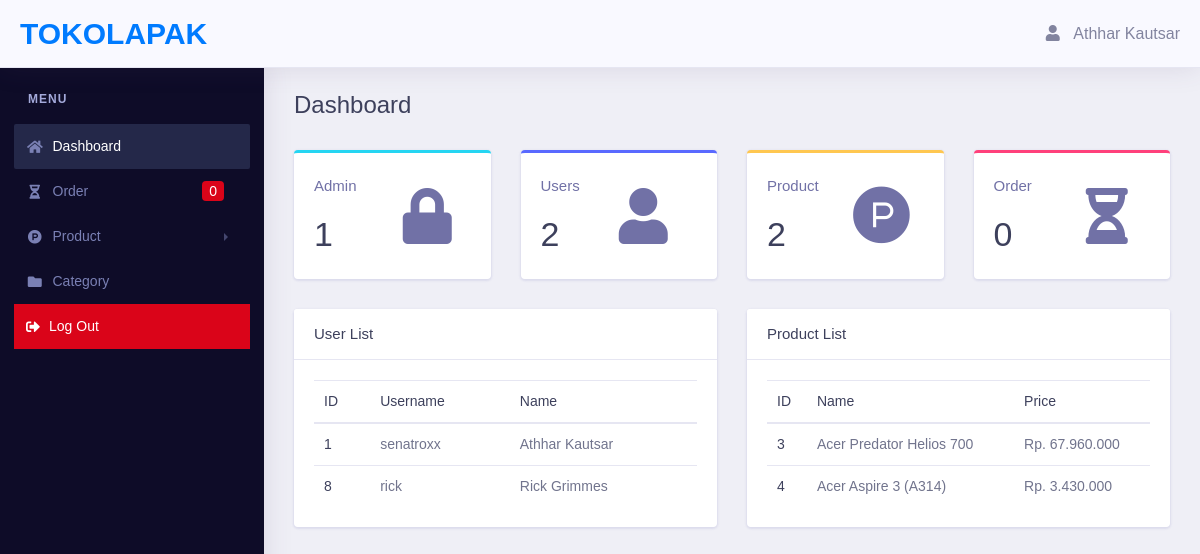
The page /admin/index.php (signed in) on the database its author committed.
### tables this page shows
CREATE TABLE `member` (
  `id` int(11) NOT NULL,
  `nama` varchar(255) NOT NULL,
  `username` varchar(255) NOT NULL,
  `password` varchar(255) NOT NULL,
  `email` varchar(64) NOT NULL,
  `telp` varchar(14) NOT NULL,
  `address` text NOT NULL,
  `profil` text DEFAULT NULL
);

CREATE TABLE `produk` (
  `id` int(11) NOT NULL,
  `poto` text NOT NULL,
  `namaprod` varchar(255) NOT NULL,
  `deskprod` text NOT NULL,
  `hargabrg` bigint(11) NOT NULL,
  `jumlahbrg` int(11) NOT NULL,
  `kategori` int(11) NOT NULL,
  `upload` date NOT NULL
);

### config.php (called while the page is built, shortened)
<?php
class lashopak
{
    function __construct()
    {
        $driver     = "mysql";
        $host       = "localhost";
        $dbname     = "tokolapak";
        $charset    = "utf8mb4";
        $user       = "root";
        $pw         = "";
        $options    = NULL;
        $dsn        = "${driver}:host=${host};dbname=${dbname};charset=${charset}";
        try {
            $this->db = new PDO($dsn, $user, $pw, $options);
        } catch (\PDOExpection $e) {
            throw new \PDOExpection($e->getMassage(), (int)$e->getCode());
        }
    }
    public function getProd()
    {
        $query = "SELECT * FROM produk";
        $stmt = $this->db->prepare($query);
        if ($stmt->execute()) {
            return $stmt;
        }
    }
    public function countAdmin()
    {
        $query = "SELECT * FROM admin";
        $stmt = $this->db->prepare($query);
        if ($stmt->execute()) {
            $count = $stmt->rowCount();
            return $count;
        }
    }
    public function countUser()
    {
        $query = "SELECT * FROM member";
        $stmt = $this->db->prepare($query);
        if ($stmt->execute()) {
            $count = $stmt->rowCount();
            return $count;
        }
    }
    public function countProd()
    {
        $query = "SELECT * FROM produk";
        $stmt = $this->db->prepare($query);
        if ($stmt->execute()) {
            $count = $stmt->rowCount();
            return $count;
        }
    }
    public function countTrans()
    {
        $query = "SELECT * FROM transaksi GROUP BY transCode";
        $stmt = $this->db->prepare($query);
        if ($stmt->execute()) {
            $count = $stmt->rowCount();
            return $count;
        }
    }
    public function showUser()
    {
        $query = "SELECT * FROM member";
        $stmt = $this->db->prepare($query);
        if ($stmt->execute()) {
            return $stmt;
        }
    }
}
?>

### admin/index.php (the view, shortened to what this page needs)
<?php require ('../config.php');
$def = new lashopak();
?>
<!DOCTYPE html>
<html lang="en">
<head>
    <link rel="stylesheet" href="assets/vendor/bootstrap/css/bootstrap.min.css">
    <link rel="stylesheet" href="assets/libs/css/style.css">
    <link rel="stylesheet" href="assets/vendor/fonts/fontawesome/css/fontawesome-all.css">
</head>
<body>
    <div class="dashboard-main-wrapper">
        <div class="dashboard-header">
            <nav class="navbar navbar-expand-lg bg-light fixed-top">
                <a class="navbar-brand" href="index.html">TOKOLAPAK</a>
                <div class="collapse navbar-collapse " id="navbarSupportedContent">
                    <ul class="navbar-nav ml-auto navbar-right-top">
                        <li class="nav-item dropdown nav-user">
                            <a class="nav-link nav-user-img" id="navbarDropdownMenuLink2" data-toggle="dropdown" aria-haspopup="true" aria-expanded="false"><i class="fas fa-user" style="margin-right:10px"></i> <?= $_SESSION['admin']['nama']; ?></a>
                        </li>
                    </ul>
                </div>
            </nav>
        </div>
        <div class="nav-left-sidebar sidebar-dark">
            <div class="menu-list">
                <nav class="navbar navbar-expand-lg navbar-light">
                    <div class="collapse navbar-collapse" id="navbarNav">
                        <ul class="navbar-nav flex-column">
                            <li class="nav-divider">
                                Menu
                            </li>
                            <li class="nav-item">
                                <a class="nav-link active" href="index.php" aria-expanded="false"><i class="fa fa-fw fa-home"></i>Dashboard</a>
                            </li>
                            <li class="nav-item">
                            <?php
                            $countTrans = $def->countTrans();
                            ?>
                                <a class="nav-link" href="order.php" aria-expanded="false"><i class="fas fa-fw fa-hourglass-half"></i>Order<span class="badge badge-danger"><?= $countTrans ?></span></a>
                            </li>
                            <li class="nav-item ">
                                <a class="nav-link" href="#" data-toggle="collapse" aria-expanded="false" data-target="#submenu-1" aria-controls="submenu-1"><i class="fab fa-fw fa-product-hunt"></i>Product</a>
                            </li>
                            <li class="nav-item ">
                                <a class="nav-link" href="category.php" aria-expanded="false"><i class="fas fa-fw fa-folder"></i>Category</a>
                            </li>
                            <li class="nav-item logout">
                                <a class="nav-link" href="../logout.php" aria-expanded="false"><i class="fas fa-sign-out-alt"></i></i></i>Log Out</a>
                            </li>
                        </ul>
                    </div>
                </nav>
            </div>
        </div>
        <div class="dashboard-wrapper">
            <div class="dashboard-ecommerce">
                <div class="container-fluid dashboard-content ">
                    <div class="row">
                        <div class="col-xl-12 col-lg-12 col-md-12 col-sm-12 col-12">
                            <div class="page-header">
                                <h2 class="pageheader-title">Dashboard</h2>
                            </div>
                        </div>
                    </div>
                    <div class="ecommerce-widget">
                        <div class="row">
                            <div class="col-xl-3 col-lg-3 col-md-6 col-sm-12 col-12">
                                <div class="card border-3 border-top border-info">
                                    <div class="card-body">
                                        <h5 class="text-muted">Admin</h5>
                                        <div class="metric-value d-inline-block">
                                            <?php $countAdmin = $def->countAdmin(); ?>
                                            <h1 class="mb-1"><?= $countAdmin ?></h1>
                                        </div>
                                        <div class="metric-label d-inline-block float-right text-success font-weight-bold">
                                            <i class="fas fa-fw fa-lock fa-4x text-muted" style="top:50%;position:absolute;transform:translate(0,-50%);left:50%"></i>
                                        </div>
                                    </div>
                                </div>
                            </div>
                            <div class="col-xl-3 col-lg-3 col-md-6 col-sm-12 col-12">
                                <div class="card border-3 border-top border-top-primary">
                                    <div class="card-body">
                                        <h5 class="text-muted">Users</h5>
                                        <div class="metric-value d-inline-block">
                                        <?php
                                        $countUser = $def->countUser();
                                        ?>
                                            <h1 class="mb-1"><?= $countUser ?></h1>
                                        </div>
                                        <div class="metric-label d-inline-block float-right text-success font-weight-bold">
                                            <i class="fas fa-user fa-4x text-muted" style="top:50%;position:absolute;transform:translate(0,-50%);left:50%"></i>
                                        </div>
                                    </div>
                                </div>
                            </div>
                            <div class="col-xl-3 col-lg-3 col-md-6 col-sm-12 col-12">
                                <div class="card border-3 border-top border-brand">
                                    <div class="card-body">
                                        <h5 class="text-muted">Product</h5>
                                        <div class="metric-value d-inline-block">
                                        <?php
                                        $countProd = $def->countProd();
                                        ?>
                                            <h1 class="mb-1"><?= $countProd ?></h1>
                                        </div>
                                        <div class="metric-label d-inline-block float-right text-success font-weight-bold">
                                            <i class="fab fa-fw fa-product-hunt fa-4x text-muted" style="top:50%;position:absolute;transform:translate(0,-50%);left:50%"></i>
                                        </div>
                                    </div>
                                </div>
                            </div>
                            <div class="col-xl-3 col-lg-3 col-md-6 col-sm-12 col-12">
                                <div class="card border-3 border-top border-secondary">
                                    <div class="card-body">
                                        <h5 class="text-muted">Order</h5>
                                        <div class="metric-value d-inline-block">
                                        <?php
                                        $countTrans = $def->countTrans();
                                        ?>
                                            <h1 class="mb-1"><?= $countTrans ?></h1>
                                        </div>
                                        <div class="metric-label d-inline-block float-right text-success font-weight-bold">
                                            <i class="fas fa-fw fa-hourglass-half fa-4x text-muted" style="top:50%;position:absolute;transform:translate(0,-50%);left:50%"></i>
                                        </div>
                                    </div>
                                </div>
                            </div>
                            <div class="col-xl-6 col-lg-6 col-md-12 col-sm-12 col-12">
                            <div class="card">
                                <h5 class="card-header">User List</h5>
                                <div class="card-body">
                                    <table class="table">
                                        <thead>
                                            <tr>
                                                <th scope="col">ID</th>
                                                <th scope="col">Username</th>
                                                <th scope="col">Name</th>
                                            </tr>
                                        </thead>
                                        <tbody>
                                        <?php
                                        $showUser = $def->showUser();
                                        $dataUser = $showUser->fetchAll();
                                        foreach ($dataUser as $rowUser) {
                                        ?>
                                            <tr>
                                                <th scope="row"><?= $rowUser['id'] ?></th>
                                                <td><?= $rowUser['username'] ?></td>
                                                <td><?= $rowUser['nama'] ?></td>
                                            </tr>
                                        <?php } ?>
                                        </tbody>
                                    </table>
                                </div>
                            </div>
                            </div>
                            <div class="col-xl-6 col-lg-6 col-md-12 col-sm-12 col-12">
                            <div class="card">
                                <h5 class="card-header">Product List</h5>
                                <div class="card-body">
                                    <table class="table">
                                        <thead>
                                            <tr>
                                                <th scope="col">ID</th>
                                                <th scope="col">Name</th>
                                                <th scope="col">Price</th>
                                            </tr>
                                        </thead>
                                        <tbody>
                                        <?php
                                        $showProd = $def->getProd();
                                        $dataProd = $showProd->fetchAll();
                                        foreach ($dataProd as $rowProd) {
                                            $priceProd = number_format($rowProd['hargabrg'],0,',','.');
                                        ?>
                                            <tr>
                                                <th scope="row"><?= $rowProd['id'] ?></th>
                                                <td><?= $rowProd['namaprod'] ?></td>
                                                <td>Rp. <?= $priceProd ?></td>
                                            </tr>
                                        <?php } ?>
                                        </tbody>
                                    </table>
                                </div>
                            </div>
                            </div>
                        </div>
                        </div>
                    </div>
                </div>
            </div>
        </div>
</body>
</html>

### rows shown on the page
member: id "1", username "senatroxx", nama "Athhar Kautsar"
member: id "8", username "rick", nama "Rick Grimmes"
produk: id "3", namaprod "Acer Predator Helios 700", hargabrg "67.960.000"
produk: id "4", namaprod "Acer Aspire 3 (A314)", hargabrg "3.430.000"

### other values the page prints
$_SESSION['admin']['nama'] "Athhar Kautsar"
$countTrans "0"
$countAdmin "1"
$countUser "2"
$countProd "2"
